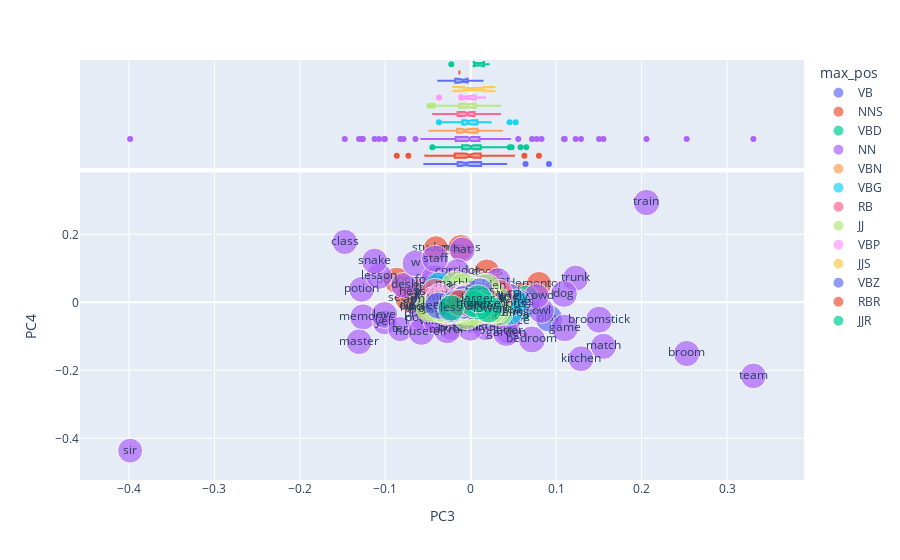

The cell this chart's notebook holds for it:
### Code cell
vis_loadings(3,4)

### Figure 1 — Plotly figure (JSON) as saved in the notebook; plotly's stock layout.template omitted (floating-point values rounded to 4 significant figures; data arrays with more than 128 entries replaced by an {"elided": "..."} marker saying what was removed)
{"data": [{"hovertemplate": "max_pos=VB<br>PC3=%{x}<br>PC4=%{y}<br>i=%{marker.size}<br>term_str=%{text}<extra></extra>", "legendgroup": "VB", "marker": {"color": "#636efa", "size": [13.27, 13.25, 13.25, 13.48, 13.48, 13.41, 13.36, 13.38, 13.54, 13.31, 13.27, 13.41, 13.62, 13.26, 13.63, 13.79, 13.1, 13.2, 12.99, 13.67, 13.45, 13.7, 13.83, 12.91, 13.43, 13.62, 13.68, 13.68, 12.88, 13.94, 13.57, 13.59, 13.88, 12.89, 14.14, 12.74, 12.63, 13.92, 13.84, 12.81, 14.05, 14.21, 12.77, 14.16, 14.19, 14.36, 13.74, 14.45, 14.36, 14.36, 14.23, 14.16, 14.12, 12.76, 12.03, 14.42, 12.58, 14.42, 14.16], "sizemode": "area", "sizeref": 0.03642, "symbol": "circle"}, "mode": "markers+text", "name": "VB", "orientation": "v", "showlegend": true, "text": ["touch", "send", "join", "realize", "fall", "mention", "forget", "pass", "check", "visit", "live", "follow", "wake", "explain", "reach", "avoid", "bring", "die", "catch", "hide", "fly", "escape", "act", "walk", "save", "eat", "pull", "imagine", "meet", "finish", "trust", "teach", "lie", "break", "carry", "hurt", "return", "write", "remain", "sit", "enter", "lose", "happen", "decide", "pay", "appear", "play", "shake", "pick", "admit", "slip", "throw", "continue", "show", "kill", "pretend", "call", "draw", "beat"], "type": "scatter", "x": [-0.01533, 0.0201, -0.005165, -0.005896, 0.007262, -0.01148, 0.01601, -0.01017, 0.004858, -0.02584, 0.004063, 0.007712, 0.01652, 0.01145, 0.00509, 0.01716, -0.006946, -0.03505, 0.04062, -0.006727, 0.06419, 0.001796, -0.02919, 0.008293, 0.01458, 0.04164, 0.01386, -0.02849, -0.02568, -0.002235, -0.03438, -0.05426, -0.01427, 0.004298, -0.006617, -0.0142, -0.05053, 0.01338, -0.04138, -0.01524, -0.01702, 0.03447, -0.01787, -0.00788, -0.008334, -0.01001, 0.09155, 0.01249, 0.01628, -0.009238, 0.005052, -0.0005916, -0.04324, -0.01599, -0.02155, -0.008833, 0.003053, -0.007394, 0.03187], "xaxis": "x", "y": [-0.008305, -0.006364, 0.02576, -0.009139, -0.003149, -0.01255, -0.02261, 0.009582, 0.01409, -0.01936, 0.001173, 0.02313, -0.000241, -0.006141, 0.0157, -0.004277, -0.01009, 0.003848, -0.01388, -0.00198, -0.004821, -0.0106, 0.009974, 0.01253, -0.01563, 0.0118, 0.004353, 0.00883, 0.0003028, -0.005982, -0.01689, 0.045, -0.008903, -0.01132, -0.01273, -0.01307, -0.02361, 0.006338, -0.01136, 0.001857, 0.002605, -0.01029, -0.01598, 0.02557, -0.004348, -0.006495, -0.04717, -0.005463, -0.005145, -0.00418, 0.00476, -0.01148, -0.01098, -0.007413, -0.0179, -0.002736, -0.01248, 0.01356, -0.03599], "yaxis": "y"}, {"alignmentgroup": "True", "hovertemplate": "max_pos=VB<br>PC3=%{x}<extra></extra>", "legendgroup": "VB", "marker": {"color": "#636efa", "symbol": "circle"}, "name": "VB", "notched": true, "offsetgroup": "VB", "showlegend": false, "type": "box", "x": [-0.01533, 0.0201, -0.005165, -0.005896, 0.007262, -0.01148, 0.01601, -0.01017, 0.004858, -0.02584, 0.004063, 0.007712, 0.01652, 0.01145, 0.00509, 0.01716, -0.006946, -0.03505, 0.04062, -0.006727, 0.06419, 0.001796, -0.02919, 0.008293, 0.01458, 0.04164, 0.01386, -0.02849, -0.02568, -0.002235, -0.03438, -0.05426, -0.01427, 0.004298, -0.006617, -0.0142, -0.05053, 0.01338, -0.04138, -0.01524, -0.01702, 0.03447, -0.01787, -0.00788, -0.008334, -0.01001, 0.09155, 0.01249, 0.01628, -0.009238, 0.005052, -0.0005916, -0.04324, -0.01599, -0.02155, -0.008833, 0.003053, -0.007394, 0.03187], "xaxis": "x2", "yaxis": "y2"}, {"hovertemplate": "max_pos=NNS<br>PC3=%{x}<br>PC4=%{y}<br>i=%{marker.size}<br>term_str=%{text}<extra></extra>", "legendgroup": "NNS", "marker": {"color": "#EF553B", "size": [13.35, 12.64, 12.49, 13.57, 13.45, 13.38, 12.83, 12.88, 13.03, 13.2, 12.99, 13.03, 13.52, 13.13, 12.84, 13.17, 13.43, 12.92, 13.72, 13.08, 12.0, 13.45, 13.51, 13.35, 13.43, 13.51, 13.63, 12.63, 12.79, 12.63, 13.48, 13.6, 12.35, 12.37, 14.09, 12.09, 13.88, 13.88, 12.63, 13.57, 14.01, 13.59, 13.79, 13.9, 13.75, 12.47, 13.52, 14.16, 12.33, 12.43, 13.52, 13.81, 12.26, 12.63, 13.62, 14.09, 13.55, 12.47, 12.72, 13.94, 14.16, 13.6, 12.3, 14.19, 14.45, 14.39, 14.09, 13.86, 12.78, 13.79, 14.05, 13.86, 13.94, 14.48, 14.01, 14.05, 14.19, 14.07, 11.52], "sizemode": "area", "sizeref": 0.03642, "symbol": "circle"}, "mode": "markers+text", "name": "NNS", "orientation": "v", "showlegend": true, "text": ["sideways", "potions", "wands", "moments", "eyebrows", "shoulders", "creatures", "spells", "lessons", "weeks", "teachers", "knees", "lips", "footsteps", "girls", "voices", "months", "boys", "loads", "teeth", "dementors", "ones", "inches", "corridors", "witches", "questions", "sounds", "trees", "points", "tears", "tables", "downstairs", "doors", "grounds", "lives", "books", "members", "yours", "thanks", "letters", "shadows", "seats", "broomsticks", "children", "holidays", "glasses", "thoughts", "places", "friends", "legs", "flames", "clothes", "parents", "windows", "names", "ages", "secrets", "walls", "hours", "chairs", "instructions", "objects", "stairs", "stars", "ways", "spectacles", "figures", "hundreds", "peeves", "wings", "men", "twins", "curtains", "matters", "leaves", "houses", "orders", "classes", "students"], "type": "scatter", "x": [0.01713, -0.08654, 0.0157, -0.005586, -0.02206, 0.008187, -0.03412, -0.008559, -0.05309, 0.0005576, -0.01957, 0.003621, -0.001327, 0.02186, -0.03578, 0.009487, -0.01842, 0.001697, -0.0016, 0.0002872, 0.07981, -0.0238, 0.0177, -0.01136, 0.01174, -0.02158, -0.01758, -0.01392, 0.03156, -0.03464, -0.0136, 0.01526, 0.01889, -0.01175, -0.01305, -0.02119, -0.0007054, -0.003851, 0.002844, 0.02148, 0.01004, 0.02088, 0.01201, 0.008256, 0.01102, 0.01571, -0.03093, -0.002326, -0.01887, 0.004109, 0.01167, -0.009597, 0.01349, 0.005629, -0.02902, 0.03926, -0.07301, -0.01222, -0.003515, -0.0197, -0.02321, -0.03465, 0.02666, 0.001288, 0.002059, -0.01546, 0.02891, 0.0004402, -0.01148, 0.05052, -0.0006002, 0.06281, 0.006784, -0.01238, -0.01377, 0.0171, -0.02359, -0.0405, -0.04072], "xaxis": "x", "y": [0.0293, 0.06467, 0.01967, -0.001204, 0.03983, 0.008221, 0.02758, 0.024, 0.03946, -0.03716, 0.06853, 0.009453, 0.00579, 0.01813, 0.05493, 0.006001, -0.01437, -0.00846, 0.002341, -0.0124, 0.05314, 0.02375, 0.01548, 0.06077, 0.03669, -0.01363, 0.00142, 0.02684, -0.01681, -0.02693, 0.05042, -0.03432, 0.08938, 0.05273, -0.00856, -0.01475, 0.003196, -0.01882, 0.01012, -0.03615, 0.01015, 0.05138, -0.01603, 0.007317, -0.01353, -0.02208, -0.01536, -0.01346, -0.01331, 0.01632, 0.04952, -0.03155, -0.02027, 0.02105, 0.03135, -0.0009289, 0.01275, 0.01174, -0.001983, 0.03154, 0.01005, -0.05462, -0.007561, 0.01422, -0.01383, 0.02539, 0.02476, 0.04045, 0.1606, 0.002746, -0.01254, 0.01867, -0.02443, -0.00187, -0.01817, 0.05188, -0.01414, 0.04472, 0.159], "yaxis": "y"}, {"alignmentgroup": "True", "hovertemplate": "max_pos=NNS<br>PC3=%{x}<extra></extra>", "legendgroup": "NNS", "marker": {"color": "#EF553B", "symbol": "circle"}, "name": "NNS", "notched": true, "offsetgroup": "NNS", "showlegend": false, "type": "box", "x": [0.01713, -0.08654, 0.0157, -0.005586, -0.02206, 0.008187, -0.03412, -0.008559, -0.05309, 0.0005576, -0.01957, 0.003621, -0.001327, 0.02186, -0.03578, 0.009487, -0.01842, 0.001697, -0.0016, 0.0002872, 0.07981, -0.0238, 0.0177, -0.01136, 0.01174, -0.02158, -0.01758, -0.01392, 0.03156, -0.03464, -0.0136, 0.01526, 0.01889, -0.01175, -0.01305, -0.02119, -0.0007054, -0.003851, 0.002844, 0.02148, 0.01004, 0.02088, 0.01201, 0.008256, 0.01102, 0.01571, -0.03093, -0.002326, -0.01887, 0.004109, 0.01167, -0.009597, 0.01349, 0.005629, -0.02902, 0.03926, -0.07301, -0.01222, -0.003515, -0.0197, -0.02321, -0.03465, 0.02666, 0.001288, 0.002059, -0.01546, 0.02891, 0.0004402, -0.01148, 0.05052, -0.0006002, 0.06281, 0.006784, -0.01238, -0.01377, 0.0171, -0.02359, -0.0405, -0.04072], "xaxis": "x2", "yaxis": "y2"}, {"hovertemplate": "max_pos=VBD<br>PC3=%{x}<br>PC4=%{y}<br>i=%{marker.size}<br>term_str=%{text}<extra></extra>", "legendgroup": "VBD", "marker": {"color": "#00cc96", "size": {"elided": "153 float values"}, "sizemode": "area", "sizeref": 0.03642, "symbol": "circle"}, "mode": "markers+text", "name": "VBD", "orientation": "v", "showlegend": true, "text": {"elided": "153 str values"}, "type": "scatter", "x": {"elided": "153 float values"}, "xaxis": "x", "y": {"elided": "153 float values"}, "yaxis": "y"}, {"alignmentgroup": "True", "hovertemplate": "max_pos=VBD<br>PC3=%{x}<extra></extra>", "legendgroup": "VBD", "marker": {"color": "#00cc96", "symbol": "circle"}, "name": "VBD", "notched": true, "offsetgroup": "VBD", "showlegend": false, "type": "box", "x": {"elided": "153 float values"}, "xaxis": "x2", "yaxis": "y2"}, {"hovertemplate": "max_pos=NN<br>PC3=%{x}<br>PC4=%{y}<br>i=%{marker.size}<br>term_str=%{text}<extra></extra>", "legendgroup": "NN", "marker": {"color": "#ab63fa", "size": {"elided": "307 float values"}, "sizemode": "area", "sizeref": 0.03642, "symbol": "circle"}, "mode": "markers+text", "name": "NN", "orientation": "v", "showlegend": true, "text": {"elided": "307 str values"}, "type": "scatter", "x": {"elided": "307 float values"}, "xaxis": "x", "y": {"elided": "307 float values"}, "yaxis": "y"}, {"alignmentgroup": "True", "hovertemplate": "max_pos=NN<br>PC3=%{x}<extra></extra>", "legendgroup": "NN", "marker": {"color": "#ab63fa", "symbol": "circle"}, "name": "NN", "notched": true, "offsetgroup": "NN", "showlegend": false, "type": "box", "x": {"elided": "307 float values"}, "xaxis": "x2", "yaxis": "y2"}, {"hovertemplate": "max_pos=VBN<br>PC3=%{x}<br>PC4=%{y}<br>i=%{marker.size}<br>term_str=%{text}<extra></extra>", "legendgroup": "VBN", "marker": {"color": "#FFA15A", "size": [13.34, 13.38, 13.25, 13.52, 13.52, 13.54, 13.77, 13.77, 13.25, 13.68, 13.01, 13.94, 13.09, 12.53, 12.7, 14.16, 12.99, 12.82, 14.09, 12.85, 13.77, 14.05, 14.21, 14.23, 12.52, 13.9, 12.7, 14.34, 14.48, 12.62, 14.23, 13.81, 14.36, 14.54, 14.31], "sizemode": "area", "sizeref": 0.03642, "symbol": "circle"}, "mode": "markers+text", "name": "VBN", "orientation": "v", "showlegend": true, "text": ["fallen", "fixed", "scared", "stuck", "determined", "thrown", "learned", "bound", "attacked", "packed", "allowed", "delighted", "forgotten", "killed", "hidden", "curled", "become", "covered", "dressed", "expected", "written", "received", "convinced", "surrounded", "known", "locked", "forced", "relieved", "drawn", "broken", "discovered", "expelled", "prepared", "spoken", "cracked"], "type": "scatter", "x": [-0.005952, -0.01747, 0.002532, 0.03681, -0.02548, -0.01314, 0.0004838, 2.418e-05, -0.03242, 0.01297, 0.02102, -0.007405, 0.009777, -0.02787, -0.00957, -0.009233, -0.01643, -0.003989, 0.01728, -0.006343, 0.00871, -0.0145, -0.006798, 0.0005316, -0.01511, 0.02708, -0.01766, 0.005606, -0.0118, 0.009432, -0.04818, 0.02962, -0.0298, -0.004633, -0.01978], "xaxis": "x", "y": [0.00415, 0.004921, 0.01789, -0.0002007, -0.006141, 0.01234, 0.004785, 0.009188, 0.02878, 0.02001, -0.005743, 0.01038, -0.003298, -0.02038, 0.0007015, 0.01985, -0.008511, 0.01517, 0.009396, 0.006733, -0.002768, 0.006301, -0.002005, -0.007919, -0.02306, -0.003163, -0.00681, 0.004042, 0.003179, -0.01651, -0.01099, 0.007459, -0.009205, -0.01249, -0.002981], "yaxis": "y"}, {"alignmentgroup": "True", "hovertemplate": "max_pos=VBN<br>PC3=%{x}<extra></extra>", "legendgroup": "VBN", "marker": {"color": "#FFA15A", "symbol": "circle"}, "name": "VBN", "notched": true, "offsetgroup": "VBN", "showlegend": false, "type": "box", "x": [-0.005952, -0.01747, 0.002532, 0.03681, -0.02548, -0.01314, 0.0004838, 2.418e-05, -0.03242, 0.01297, 0.02102, -0.007405, 0.009777, -0.02787, -0.00957, -0.009233, -0.01643, -0.003989, 0.01728, -0.006343, 0.00871, -0.0145, -0.006798, 0.0005316, -0.01511, 0.02708, -0.01766, 0.005606, -0.0118, 0.009432, -0.04818, 0.02962, -0.0298, -0.004633, -0.01978], "xaxis": "x2", "yaxis": "y2"}, {"hovertemplate": "max_pos=VBG<br>PC3=%{x}<br>PC4=%{y}<br>i=%{marker.size}<br>term_str=%{text}<extra></extra>", "legendgroup": "VBG", "marker": {"color": "#19d3f3", "size": [13.34, 13.36, 13.54, 13.43, 13.45, 13.39, 13.51, 13.63, 13.54, 13.38, 13.36, 13.65, 13.23, 13.46, 13.32, 13.1, 13.39, 13.3, 13.38, 13.09, 13.62, 13.41, 13.83, 13.36, 13.13, 13.31, 13.67, 13.67, 13.63, 13.63, 13.05, 13.81, 13.7, 13.67, 13.14, 13.84, 13.63, 12.99, 13.09, 13.08, 12.97, 12.9, 13.52, 13.92, 13.03, 13.55, 13.92, 13.9, 13.67, 13.94, 14.05, 14.05, 13.81, 13.94, 13.92, 14.07, 13.59, 14.03, 12.68, 13.04, 14.05, 14.14, 14.14, 13.59, 14.21, 14.12, 12.55, 14.16, 14.16, 12.57, 14.23, 14.07, 14.05, 14.21, 14.03, 14.12, 14.21, 14.21, 12.8, 14.29, 14.16, 14.23, 14.34, 14.36, 14.42, 14.42, 14.39, 14.26, 14.51, 14.16, 14.07, 14.14, 14.39, 14.42, 14.57, 14.16, 14.07, 14.19, 14.36, 14.45, 14.29], "sizemode": "area", "sizeref": 0.03642, "symbol": "circle"}, "mode": "markers+text", "name": "VBG", "orientation": "v", "showlegend": true, "text": ["hoping", "hanging", "asking", "facing", "putting", "throwing", "showing", "growing", "passing", "falling", "beaming", "leading", "reading", "muttering", "fighting", "hiding", "using", "playing", "trembling", "gazing", "breathing", "hurrying", "peering", "frowning", "grinning", "waving", "gleaming", "rising", "knowing", "shining", "working", "missing", "burning", "shouting", "wondering", "panting", "glittering", "seeing", "keeping", "following", "starting", "laughing", "screaming", "opening", "clutching", "drawing", "raising", "breaking", "sounding", "glancing", "checking", "pushing", "happening", "struggling", "heading", "nodding", "hearing", "pretending", "giving", "speaking", "expecting", "calling", "losing", "writing", "ignoring", "examining", "flying", "finding", "glaring", "smiling", "becoming", "attempting", "leaning", "rolling", "echoing", "wanting", "staying", "striding", "carrying", "closing", "helping", "eating", "bringing", "picking", "setting", "wiping", "rubbing", "planning", "bearing", "sending", "teaching", "dying", "whispering", "dropping", "sticking", "sleeping", "crying", "floating", "handing", "pounding", "including"], "type": "scatter", "x": [-0.008879, 0.00772, -0.01011, -0.005804, 0.01197, 0.003266, -0.01067, -0.001247, -0.01106, 0.003318, -0.01829, -0.003955, -0.01399, 0.008333, 0.01555, -0.003434, -0.008752, 0.04548, -0.002285, 0.006693, -0.003884, -0.01229, -0.002784, -0.009899, 0.01375, 0.002017, 0.007581, -0.005935, 0.007578, -0.007471, -0.01789, 0.009146, -0.007868, -0.004258, -0.003106, 0.01002, -0.01113, -0.003007, -0.006136, -0.007048, 0.02022, 0.02155, 0.02325, -0.009787, 0.02186, 0.004453, 0.005618, 0.007567, -0.001164, -0.00256, 0.02161, 0.01524, -0.006549, 0.01692, 0.0227, -0.02237, 0.008192, 0.0009914, -0.02711, -0.0164, -0.01215, -0.009741, -0.007513, 0.01302, -0.0075, -0.004879, 0.05252, -0.01604, -0.01081, -0.0155, -0.01469, 0.0004539, -0.01026, 0.003051, -0.006245, 0.0226, -0.00621, -0.01002, 0.02274, 0.001782, -0.003441, 0.01898, -0.003812, -0.002585, 0.01065, 0.01837, -0.00228, -0.01232, -0.01457, 0.00745, -0.0372, -0.009851, -0.004687, 0.004413, 0.009805, 0.002492, -0.03583, -0.0123, 0.0002287, 0.01553, 0.003705], "xaxis": "x", "y": [-0.001491, 0.0233, -0.007763, 0.03213, 0.01103, 0.003176, 0.01861, 0.01209, 0.004339, 0.009204, 0.002445, 0.004108, 0.01156, 0.001993, 0.03, 0.01411, -0.006543, -0.02781, 0.009658, 0.01932, 0.008851, 0.009833, 0.02159, -0.0003325, 0.003037, 0.007443, 0.02912, 0.002824, -0.001049, 0.03044, -0.01861, 0.009792, 0.01644, -0.01683, 0.0001192, 0.01143, -0.003153, 0.01613, -0.01273, -0.005341, 0.02223, 0.004074, 0.01765, 0.008906, 0.0114, -0.02387, 0.01163, -0.002117, 0.02167, 0.02474, 0.01167, 0.03073, -0.00716, -0.009504, 0.01359, -0.006443, 0.01288, -0.02279, 0.009703, 0.01438, 0.004078, -0.006965, 0.006755, 0.009273, 0.0002202, -0.008981, 0.0003904, -0.008307, -0.01744, 0.01442, 0.02014, -0.01212, 0.02274, 0.00955, 0.03815, -0.01315, -0.001737, 0.005577, 0.003891, 0.01242, 0.009507, 0.008787, 0.002991, 0.001375, -0.000883, 0.002409, -0.006556, -0.01458, -0.003794, -0.007791, 0.04782, -0.005427, 0.03984, 0.02275, -0.003484, -0.01349, 0.0004438, 0.04213, 0.006937, 0.002045, 0.0242], "yaxis": "y"}, {"alignmentgroup": "True", "hovertemplate": "max_pos=VBG<br>PC3=%{x}<extra></extra>", "legendgroup": "VBG", "marker": {"color": "#19d3f3", "symbol": "circle"}, "name": "VBG", "notched": true, "offsetgroup": "VBG", "showlegend": false, "type": "box", "x": [-0.008879, 0.00772, -0.01011, -0.005804, 0.01197, 0.003266, -0.01067, -0.001247, -0.01106, 0.003318, -0.01829, -0.003955, -0.01399, 0.008333, 0.01555, -0.003434, -0.008752, 0.04548, -0.002285, 0.006693, -0.003884, -0.01229, -0.002784, -0.009899, 0.01375, 0.002017, 0.007581, -0.005935, 0.007578, -0.007471, -0.01789, 0.009146, -0.007868, -0.004258, -0.003106, 0.01002, -0.01113, -0.003007, -0.006136, -0.007048, 0.02022, 0.02155, 0.02325, -0.009787, 0.02186, 0.004453, 0.005618, 0.007567, -0.001164, -0.00256, 0.02161, 0.01524, -0.006549, 0.01692, 0.0227, -0.02237, 0.008192, 0.0009914, -0.02711, -0.0164, -0.01215, -0.009741, -0.007513, 0.01302, -0.0075, -0.004879, 0.05252, -0.01604, -0.01081, -0.0155, -0.01469, 0.0004539, -0.01026, 0.003051, -0.006245, 0.0226, -0.00621, -0.01002, 0.02274, 0.001782, -0.003441, 0.01898, -0.003812, -0.002585, 0.01065, 0.01837, -0.00228, -0.01232, -0.01457, 0.00745, -0.0372, -0.009851, -0.004687, 0.004413, 0.009805, 0.002492, -0.03583, -0.0123, 0.0002287, 0.01553, 0.003705], "xaxis": "x2", "yaxis": "y2"}, {"hovertemplate": "max_pos=RB<br>PC3=%{x}<br>PC4=%{y}<br>i=%{marker.size}<br>term_str=%{text}<extra></extra>", "legendgroup": "RB", "marker": {"color": "#FF6692", "size": [13.45, 13.43, 13.32, 13.26, 13.52, 13.48, 13.36, 13.41, 13.31, 13.43, 13.27, 13.38, 13.29, 13.55, 13.16, 13.29, 13.39, 13.13, 13.32, 13.43, 13.62, 13.48, 13.7, 13.1, 13.81, 13.25, 13.31, 13.67, 13.12, 13.16, 12.92, 13.54, 13.06, 12.9, 13.83, 13.74, 13.7, 13.83, 12.98, 13.67, 13.96, 13.21, 12.7, 12.96, 13.98, 13.65, 13.83, 12.84, 12.67, 13.07, 13.81, 13.83, 14.03, 13.03, 12.96, 13.98, 14.12, 12.64, 12.89, 14.19, 12.59, 14.12, 12.88, 14.34, 13.83, 14.34, 14.42, 14.29, 14.21, 14.21, 14.29, 14.42, 14.34, 12.61, 12.59, 12.58, 14.51, 14.48, 14.48, 12.74, 12.19, 14.39, 14.34, 14.09], "sizemode": "area", "sizeref": 0.03642, "symbol": "circle"}, "mode": "markers+text", "name": "RB", "orientation": "v", "showlegend": true, "text": ["perfectly", "definitely", "heavily", "particularly", "somehow", "impatiently", "twice", "pretty", "softly", "eagerly", "surely", "brightly", "nervously", "highly", "hastily", "firmly", "closely", "extremely", "asleep", "often", "badly", "sometimes", "properly", "happily", "anywhere", "usually", "obviously", "coldly", "immediately", "furiously", "actually", "seriously", "anymore", "merely", "everywhere", "deeply", "excitedly", "anxiously", "aside", "shortly", "meanwhile", "halfway", "ahead", "carefully", "possibly", "upward", "desperately", "somewhere", "backward", "sharply", "nearby", "ugly", "easily", "tightly", "certainly", "therefore", "abruptly", "apparently", "simply", "wildly", "angrily", "kindly", "apart", "silently", "directly", "bitterly", "instantly", "fully", "oddly", "gently", "entirely", "curiously", "vaguely", "indeed", "clearly", "probably", "forever", "safely", "irritably", "hardly", "maybe", "nowhere", "thoroughly", "eleven"], "type": "scatter", "x": [-0.009869, -0.02405, -0.01526, -0.008868, -0.007716, -0.01236, -0.001182, -0.0314, -0.04176, -0.01316, -0.02334, 0.005017, 0.002616, -0.008454, -0.02514, -0.01582, 0.004261, 0.03432, 0.002626, -0.002473, -0.005785, -0.02893, -0.003303, -0.008253, -0.002746, -0.01167, 0.001806, -0.01937, -0.0002605, 0.01967, -0.002693, 0.01842, -0.01708, -0.03894, 0.00197, -0.03563, 0.01093, 0.01556, 0.008856, -0.01462, 0.00252, 0.00239, 0.0239, -0.01091, 0.0004979, 0.03347, -0.0156, 0.008336, 0.005309, 0.01274, -0.01725, -0.02036, 0.005406, 0.006119, -0.01378, -0.02198, 0.009459, -0.0444, -0.02315, -0.009151, -0.001311, -0.0303, 0.004896, -0.0007117, 0.003184, 0.007433, -0.006373, -0.01675, -0.01097, -0.02087, -0.01221, 0.01084, -0.004858, -0.02961, -0.0007345, 0.007991, -0.008374, 0.02246, -0.00209, -1.997e-06, -0.01014, -0.00273, -0.00601, 0.02346], "xaxis": "x", "y": [-0.01489, 0.002366, 0.01521, 0.003424, -0.004702, 0.01902, 0.0009233, -0.006141, 0.03098, 0.01753, 0.01019, 0.005773, 0.0003765, 0.008269, 0.005205, 0.009184, 0.002467, 0.01568, 0.002588, 0.001148, -0.01174, -0.02763, -0.006061, -0.0004103, -0.00616, 0.01011, -0.0003686, 0.01451, 0.008461, -0.006734, -0.003103, 0.01398, -0.005971, -0.002796, 0.01966, -0.01111, 0.004478, 0.009549, 0.006538, 0.001398, -0.002299, 0.0236, 0.01157, 0.01229, -0.002901, 0.02725, 0.009464, 0.02586, 0.03527, 0.01251, -0.009596, 0.007983, -0.002045, 0.007485, -0.01603, 0.002213, 0.02488, 0.007263, 0.01216, 0.001427, 0.007089, 0.001447, -0.004002, 0.01782, 0.01163, 0.02014, 0.0004062, 0.02057, 0.01724, -0.0008272, 0.02774, -0.02344, 0.008146, -0.0104, 0.0115, -0.004895, -0.01026, -0.001245, 0.01096, 0.007496, 0.01493, 0.001809, 0.01703, -0.02459], "yaxis": "y"}, {"alignmentgroup": "True", "hovertemplate": "max_pos=RB<br>PC3=%{x}<extra></extra>", "legendgroup": "RB", "marker": {"color": "#FF6692", "symbol": "circle"}, "name": "RB", "notched": true, "offsetgroup": "RB", "showlegend": false, "type": "box", "x": [-0.009869, -0.02405, -0.01526, -0.008868, -0.007716, -0.01236, -0.001182, -0.0314, -0.04176, -0.01316, -0.02334, 0.005017, 0.002616, -0.008454, -0.02514, -0.01582, 0.004261, 0.03432, 0.002626, -0.002473, -0.005785, -0.02893, -0.003303, -0.008253, -0.002746, -0.01167, 0.001806, -0.01937, -0.0002605, 0.01967, -0.002693, 0.01842, -0.01708, -0.03894, 0.00197, -0.03563, 0.01093, 0.01556, 0.008856, -0.01462, 0.00252, 0.00239, 0.0239, -0.01091, 0.0004979, 0.03347, -0.0156, 0.008336, 0.005309, 0.01274, -0.01725, -0.02036, 0.005406, 0.006119, -0.01378, -0.02198, 0.009459, -0.0444, -0.02315, -0.009151, -0.001311, -0.0303, 0.004896, -0.0007117, 0.003184, 0.007433, -0.006373, -0.01675, -0.01097, -0.02087, -0.01221, 0.01084, -0.004858, -0.02961, -0.0007345, 0.007991, -0.008374, 0.02246, -0.00209, -1.997e-06, -0.01014, -0.00273, -0.00601, 0.02346], "xaxis": "x2", "yaxis": "y2"}, {"hovertemplate": "max_pos=JJ<br>PC3=%{x}<br>PC4=%{y}<br>i=%{marker.size}<br>term_str=%{text}<extra></extra>", "legendgroup": "JJ", "marker": {"color": "#B6E880", "size": {"elided": "151 float values"}, "sizemode": "area", "sizeref": 0.03642, "symbol": "circle"}, "mode": "markers+text", "name": "JJ", "orientation": "v", "showlegend": true, "text": {"elided": "151 str values"}, "type": "scatter", "x": {"elided": "151 float values"}, "xaxis": "x", "y": {"elided": "151 float values"}, "yaxis": "y"}, {"alignmentgroup": "True", "hovertemplate": "max_pos=JJ<br>PC3=%{x}<extra></extra>", "legendgroup": "JJ", "marker": {"color": "#B6E880", "symbol": "circle"}, "name": "JJ", "notched": true, "offsetgroup": "JJ", "showlegend": false, "type": "box", "x": {"elided": "151 float values"}, "xaxis": "x2", "yaxis": "y2"}, {"hovertemplate": "max_pos=VBP<br>PC3=%{x}<br>PC4=%{y}<br>i=%{marker.size}<br>term_str=%{text}<extra></extra>", "legendgroup": "VBP", "marker": {"color": "#FF97FF", "size": [13.23, 13.19, 13.34, 13.32, 12.83, 12.96, 12.65, 12.85, 12.62], "sizemode": "area", "sizeref": 0.03642, "symbol": "circle"}, "mode": "markers+text", "name": "VBP", "orientation": "v", "showlegend": true, "text": ["dunno", "bet", "shouldn", "wonder", "expect", "weren", "reckon", "wish", "suppose"], "type": "scatter", "x": [-0.005822, 0.01686, -0.009447, 0.003436, -0.01331, 0.01296, -0.004118, -0.03704, -0.005323], "xaxis": "x", "y": [0.01234, 0.01017, -0.002986, 0.01275, 0.01421, -3.086e-05, 0.01857, 0.01644, 0.00908], "yaxis": "y"}, {"alignmentgroup": "True", "hovertemplate": "max_pos=VBP<br>PC3=%{x}<extra></extra>", "legendgroup": "VBP", "marker": {"color": "#FF97FF", "symbol": "circle"}, "name": "VBP", "notched": true, "offsetgroup": "VBP", "showlegend": false, "type": "box", "x": [-0.005822, 0.01686, -0.009447, 0.003436, -0.01331, 0.01296, -0.004118, -0.03704, -0.005323], "xaxis": "x2", "yaxis": "y2"}, {"hovertemplate": "max_pos=JJS<br>PC3=%{x}<br>PC4=%{y}<br>i=%{marker.size}<br>term_str=%{text}<extra></extra>", "legendgroup": "JJS", "marker": {"color": "#FECB52", "size": [13.49, 13.57], "sizemode": "area", "sizeref": 0.03642, "symbol": "circle"}, "mode": "markers+text", "name": "JJS", "orientation": "v", "showlegend": true, "text": ["nearest", "worst"], "type": "scatter", "x": [0.01498, -0.007756], "xaxis": "x", "y": [0.01824, 0.01433], "yaxis": "y"}, {"alignmentgroup": "True", "hovertemplate": "max_pos=JJS<br>PC3=%{x}<extra></extra>", "legendgroup": "JJS", "marker": {"color": "#FECB52", "symbol": "circle"}, "name": "JJS", "notched": true, "offsetgroup": "JJS", "showlegend": false, "type": "box", "x": [0.01498, -0.007756], "xaxis": "x2", "yaxis": "y2"}, {"hovertemplate": "max_pos=VBZ<br>PC3=%{x}<br>PC4=%{y}<br>i=%{marker.size}<br>term_str=%{text}<extra></extra>", "legendgroup": "VBZ", "marker": {"color": "#636efa", "size": [13.29, 13.42, 13.17, 12.92, 13.98, 14.01, 12.41, 12.82, 12.97, 14.31, 12.53, 14.42, 14.36], "sizemode": "area", "sizeref": 0.03642, "symbol": "circle"}, "mode": "markers+text", "name": "VBZ", "orientation": "v", "showlegend": true, "text": ["thinks", "seems", "means", "wants", "gets", "makes", "says", "faces", "leapt", "goes", "knows", "comes", "needs"], "type": "scatter", "x": [-0.004807, -0.03808, -0.02136, -0.009208, 0.01383, -0.008154, -0.0086, 0.01087, -0.002264, -0.02258, -0.01698, -0.00759, -0.009986], "xaxis": "x", "y": [0.00146, -0.009708, -0.007495, 0.009513, -0.00805, -0.007707, 0.01143, 0.03341, 0.004369, -0.01831, -0.0001098, -0.008336, -0.001471], "yaxis": "y"}, {"alignmentgroup": "True", "hovertemplate": "max_pos=VBZ<br>PC3=%{x}<extra></extra>", "legendgroup": "VBZ", "marker": {"color": "#636efa", "symbol": "circle"}, "name": "VBZ", "notched": true, "offsetgroup": "VBZ", "showlegend": false, "type": "box", "x": [-0.004807, -0.03808, -0.02136, -0.009208, 0.01383, -0.008154, -0.0086, 0.01087, -0.002264, -0.02258, -0.01698, -0.00759, -0.009986], "xaxis": "x2", "yaxis": "y2"}, {"hovertemplate": "max_pos=RBR<br>PC3=%{x}<br>PC4=%{y}<br>i=%{marker.size}<br>term_str=%{text}<extra></extra>", "legendgroup": "RBR", "marker": {"color": "#EF553B", "size": [12.88], "sizemode": "area", "sizeref": 0.03642, "symbol": "circle"}, "mode": "markers+text", "name": "RBR", "orientation": "v", "showlegend": true, "text": ["closer"], "type": "scatter", "x": [-0.01332], "xaxis": "x", "y": [-0.001469], "yaxis": "y"}, {"alignmentgroup": "True", "hovertemplate": "max_pos=RBR<br>PC3=%{x}<extra></extra>", "legendgroup": "RBR", "marker": {"color": "#EF553B", "symbol": "circle"}, "name": "RBR", "notched": true, "offsetgroup": "RBR", "showlegend": false, "type": "box", "x": [-0.01332], "xaxis": "x2", "yaxis": "y2"}, {"hovertemplate": "max_pos=JJR<br>PC3=%{x}<br>PC4=%{y}<br>i=%{marker.size}<br>term_str=%{text}<extra></extra>", "legendgroup": "JJR", "marker": {"color": "#00cc96", "size": [12.81, 13.9, 13.79, 12.64, 13.92, 14.48], "sizemode": "area", "sizeref": 0.03642, "symbol": "circle"}, "mode": "markers+text", "name": "JJR", "orientation": "v", "showlegend": true, "text": ["worse", "harder", "higher", "less", "lower", "larger"], "type": "scatter", "x": [0.0151, 0.01023, 0.004043, -0.02272, 0.02089, 0.008817], "xaxis": "x", "y": [-0.003745, -0.01137, -0.004923, -0.01658, -0.02004, 0.01047], "yaxis": "y"}, {"alignmentgroup": "True", "hovertemplate": "max_pos=JJR<br>PC3=%{x}<extra></extra>", "legendgroup": "JJR", "marker": {"color": "#00cc96", "symbol": "circle"}, "name": "JJR", "notched": true, "offsetgroup": "JJR", "showlegend": false, "type": "box", "x": [0.0151, 0.01023, 0.004043, -0.02272, 0.02089, 0.008817], "xaxis": "x2", "yaxis": "y2"}], "layout": {"autosize": true, "legend": {"itemsizing": "constant", "title": {"text": "max_pos"}, "tracegroupgap": 0}, "margin": {"t": 60}, "xaxis": {"anchor": "y", "autorange": true, "domain": [0, 1], "range": [-0.452, 0.3846], "title": {"text": "PC3"}, "type": "linear"}, "xaxis2": {"anchor": "y2", "autorange": true, "domain": [0, 1], "matches": "x", "range": [-0.452, 0.3846], "showgrid": true, "showticklabels": false, "type": "linear"}, "yaxis": {"anchor": "x", "autorange": true, "domain": [0, 0.7326], "range": [-0.5048, 0.3637], "title": {"text": "PC4"}, "type": "linear"}, "yaxis2": {"anchor": "x2", "autorange": true, "domain": [0.7426, 1], "matches": "y2", "range": [-0.5, 12.5], "showgrid": false, "showline": false, "showticklabels": false, "ticks": "", "type": "category"}}}
